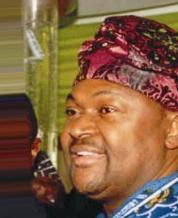
#> input picture Sheet08/data/task3/detect/face/000060.jpg, 178 x 218 px, given in place of palace.jpeg, which was not available
$ jupyter execute --allow-errors Sheet08.ipynb   (text cells are left out)
#> lines starting #> are read from the running program, lines starting #| are printed output that depends on the picture; after the words box and inside, x2 and y2 are one past the last pixel; in counts of white or black regions, pixels touching at a corner belong together; pictures that were not available may be replaced by others from this repository, and a replacement may not be noted
[cell 1]
import cv2 as cv
import numpy as np
import os
from sklearn.datasets import fetch_lfw_people
from sklearn.model_selection import train_test_split
from sklearn.decomposition import PCA
from sklearn.neighbors import KNeighborsClassifier
import matplotlib.pyplot as plt
from matplotlib.patches import Polygon
import pandas as pd

[cell 2]
DATA_DIR = '../data/task%s'

[cell 3]
# [50 lines left out: function decomposePCA, not called in this run]


def loadData(filename, skiprows=1):
    #return the data points
    return np.loadtxt(filename, skiprows=skiprows)


# [10 lines left out: function visualizeHands, not called in this run]


# task 1: training the statistical shape model
# return the trained model so you can use it in task 2
def task1(train_file='hands_aligned_train.txt'):

    trainfilePath = os.path.join(DATA_DIR%'1', train_file)
    print(trainfilePath)
    # train data of shape 112 x 39, where each row is a training data
    # first 56 of the 112 rows are x coords and the last 56 are y coords
    train = loadData(trainfilePath)
    xmax = train[:56].max()
    ymax = train[56:].max()

    mean, principle_components = decomposePCA(train, preservRatio=0.9)
    # visualize the mean
    _, ax = plt.subplots(1, 2, figsize=(10,5))
    visualizeHands(ax[0], mean, "Mean Hand", xmax, ymax)
    # principle components with reduced dimensionality
    visualizeHands(ax[1], np.real(principle_components.mean(axis=0)) + mean, "PC unweighted Hand", xmax, ymax)

    # now visualize weighted
    W = [-0.4, -0.2, 0.0, 0.2, 0.4]
    _, ax = plt.subplots(1, len(W), figsize=(30, 5))
    for i, w in enumerate(W):
        pc_weighted = np.real(principle_components).copy()
        pc_weighted[:20] = pc_weighted[:20] * w
        visualizeHands(ax[i], pc_weighted.mean(axis=0) + mean, f"PC0 weighted {w} Hand", xmax, ymax)
    return np.real(principle_components), mean

#> (the rest of this cell did not finish here and is left out)

[cell 4]
def icp():
    pass


#task2: performing inference on the test hand data using the trained shape model
# [13 lines left out: function task2, not called in this run]

#> (the rest of this cell did not finish here and is left out)

[cell 5]
def load_face_dataset(datapath="../data/sklearndataset"):
    #load dataset class lfw
#> in task4, image is the input picture: shape (218, 178, 3); mean B, G, R 66.4, 96.1, 130.3
    if os.path.exists(datapath) == False:
        os.mkdir(datapath)
    dataset = fetch_lfw_people(data_home=datapath)
    print("Dataset image shape is:", dataset.images.shape)
    dims = [dataset.images.shape[1], dataset.images.shape[2]]
    # create split 80% train 20% test
    X_train, X_test, y_train, y_test = train_test_split(
        dataset.data, dataset.target, test_size=0.2, shuffle=True)
    return X_train, X_test, y_train, y_test, dims

# [28 lines left out: functions load_face, plot_faces, not called in this run]

#> (a cell that did not finish here is left out)

[cell 7]
# [86 lines left out: functions reconstruction_MSE, task3, not called in this run]


#> (the rest of this cell did not finish here and is left out)

[cell 8]
#compute the structural tensor M, you can apply an opencv filters to calculate the gradients
def computeStructural(image):
    M = None
    # with the help of wikipedia it is a weighted convolution over the entries in the matrix [[IxIx, IxIy][IyIx, IyIy]]
    sobelx = cv.Sobel(image, cv.CV_64F, 1, 0, ksize=5)
    sobely = cv.Sobel(image, cv.CV_64F, 0, 1, ksize=5)
    IxIx = np.square(sobelx)
    IyIy = np.square(sobely)
    IxIy = sobelx * sobely
    kernel_size = 3
    weighted_kernel = np.ones((kernel_size, kernel_size)) * ( 1 / kernel_size**2)

    wIxIx = cv.filter2D(IxIx, ddepth=-1, kernel = weighted_kernel)
    wIxIy = cv.filter2D(IxIy, ddepth=-1, kernel = weighted_kernel)
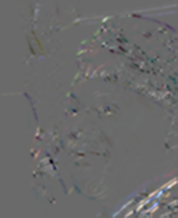
#> wIxIy: shape (218, 178, 3) float64; mean B, G, R 136222.6, 101412.3, 122151.8; drawn with min black and max white
    wIyIx = wIxIy.copy()
    wIyIy = cv.filter2D(IyIy, ddepth=-1, kernel = weighted_kernel)
    # output like the assignment describes it
    M = np.array([[wIxIx, wIxIy],[wIyIx, wIyIy]])
    return M


def detectorCornerHarris(image, M, responseThresh):
    # we have M so far. For harris corner we compute the smallest eigenvalue of the structure tensor
    # for that we approximate det(M) / tr(M)

    # determinant of 2x2 matrix of shape A = [[a, b][c, d]] = ad - b c
#> called with M = array of shape (2, 2, 218, 178, 3), responseThresh = 100
    wIxIx = M[0, 0, :, :, :]
    wIxIy = M[1, 0, :, :, :]
    wIyIx = wIxIy.copy()
    wIyIy = M[1, 1, :, :, :]
    det_M = wIxIx * wIyIy + wIxIy * wIyIx
    # trace M is diagonal of the matrix added
    k = 0.04 # from lecture
    ktrace_sq = k * (wIxIx + wIyIy)**2
    # corner response:
    R = det_M - ktrace_sq

    # threshold
    height, width, ch = R.shape
#> height = 218; width = 178; ch = 3
    for c in range(ch):
        mask = R[:, :, c] > responseThresh
        R[mask] = 1
#> this loop made 3 passes
#> pass 1, in detectorCornerHarris, `mask = R[:, :, c] > responseThresh`:
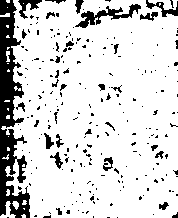
#> mask: shape (218, 178) bool; 84.2% white; 241 black regions (210 under 20 px), largest, box (x1, y1, x2, y2) and area: (0, 0, 30, 218) 3321, (75, 4, 141, 28) 492, (146, 0, 178, 17) 187

    _, ax = plt.subplots(1, 1, figsize=(20,10))
    ax.imshow(R)
    ax.set_title("Harris Corners")


def detectorCornerFoerstner(image, M, responseThresh):
    # similarly to harris corner we compute w and q with determinant and trace
#> called with M = array of shape (2, 2, 218, 178, 3), responseThresh = 100
    wIxIx = M[0, 0, :, :, :]
    wIxIy = M[1, 0, :, :, :]
    wIyIx = wIxIy.copy()
    wIyIy = M[1, 1, :, :, :]
    det_M = wIxIx * wIyIy + wIxIy * wIyIx
    trace = wIxIx + wIyIy
    # compute w weight
    w = det_M / (trace + 1e-16)
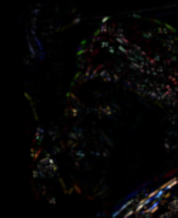
#> w: shape (218, 178, 3) float64; mean of channels 0, 1, 2 496702.9, 511092.9, 574868.7; drawn with min black and max white
    # compute q
    q = 4 * det_M / (trace**2 + 1e-16)
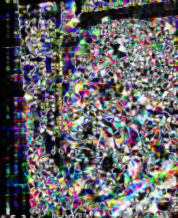
#> q: shape (218, 178, 3) float64; mean of channels 0, 1, 2 0.796, 0.777, 0.785; drawn with min black and max white

    height, width, ch = w.shape
#> height = 218; width = 178; ch = 3
    for c in range(ch):
        maskw = w[:, :, c] > responseThresh
        w[maskw] = 1
        maskq = q[:, :, c] > responseThresh
        q[maskq] = 1

    _, ax = plt.subplots(1, 3, figsize=(20,10))
    ax[0].imshow(w)
    ax[0].set_title("w")
    ax[1].imshow(q)
    ax[1].set_title("q")
    ax[2].imshow(q * w)
    ax[2].set_title("q * w")


# corner detectors: implement Harris corner detector and Förstner corner
def task4(imFile ='palace.jpeg'):
    image = cv.imread("../data/task4/palace.jpeg")

    #(a)
    M = computeStructural(image)

    responseThresh = 100
    #(b) apply Harris corner detector and visualize
    detectorCornerHarris(image, M, responseThresh)
    #(c) apply Foerstner corner detector and visualise
    detectorCornerFoerstner(image, M, responseThresh)

task4()
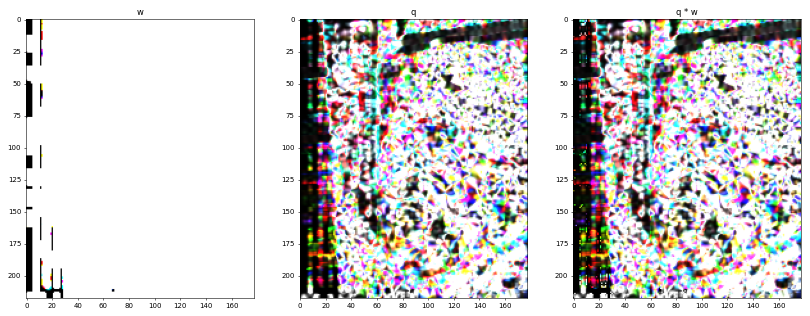
#> figure drawn by matplotlib, 3 panels

[cell 9]
# perform the matching using sift
def match(sift, image1, image2):
    # find the keypoints and descriptors with SIFT
    kp1, des1 = sift.detectAndCompute(image1, None)
    kp2, des2 = sift.detectAndCompute(image2, None)

    # BFMatcher with default params
    bf = cv.BFMatcher()
    matches = bf.knnMatch(des1,des2,k=2)
    # Apply ratio test
    ratio = 0.5
    good = []
    for m,n in matches:
        if m.distance < ratio * n.distance:
            good.append([m])

    # cv.drawMatchesKnn expects list of lists as matches.
    img3 = cv.drawMatchesKnn(image1, kp1, image2, kp2, good, None,flags=cv.DrawMatchesFlags_NOT_DRAW_SINGLE_POINTS)
    plt.imshow(img3)

def euclid_distance(des1, des2):
    return np.sqrt((des1 - des2)**2)

def rotateImage(image, rotAngle, dims):
    # to get the rotation matrix, you can use cv.getRotationMatrix2D
    rot_mat = cv.getRotationMatrix2D((int(dims[0]//2), int(dims[1]//2)), rotAngle, scale=1 )
    rotatedIm = cv.warpAffine(image, rot_mat, dims[::-1]) #fill in the missing parameters
    return rotatedIm

def translateImage(image, transl, dims):
    # to get the rotation matrix, you can use cv.getRotationMatrix2D
    trans_mat = np.array([
        [1, 0, transl[0]],
        [0, 1, transl[1]]
    ], dtype=np.float32)
    translatedIm = cv.warpAffine(image, trans_mat, dims[::-1]) #fill in the missing parameters
    return translatedIm

def scaleImage(image, scale_fac, dims):
    # to get the rotation matrix, you can use cv.getRotationMatrix2D
    scale_mat = np.array([
        [scale_fac[0], 0, 0],
        [0, scale_fac[1], 0]
    ], dtype=np.float32)
    scaledIm = cv.warpAffine(image, scale_mat, dims[::-1]) #fill in the missing parameters
    return scaledIm

#keypoint matching
def task5(datapath="../data/task5/castle.jpeg"):

#> called with datapath = '../data/task5/castle.jpeg'
    image = cv.imread(datapath)
    #you can use cv's implementation of SIFT
    sift = cv.SIFT_create()
    keypoints = sift.detect(image, None)
#> keypoints = 488 keypoints; strongest (x, y, size): (105, 44, 2.4), (104, 28, 2.4), (53, 156, 6.6), (35, 174, 2.2)
    out = None
    out = cv.drawKeypoints(image, keypoints, outImage=out)
    plt.imshow(out)

    dims = np.array([image.shape[0], image.shape[1]])
#> dims = [218, 178]
    print("Image dims: ", dims)
#| Image dims:  [218 178]
    # apply each of the following transformations and then perform matching
    # Please choose two values of your choice for each one
    rotAngles = [10, 40] # todo choose two values
    for rotAngle in rotAngles:
        rotatedIm = rotateImage(image, rotAngle, dims)
        _, ax = plt.subplots(1,1)
        ax.imshow(rotatedIm)
        match(sift, image, rotatedIm)
#> this loop made 2 passes
#> matches in match on passes 1 to 2: 488 matches, 488 matches
#> pass 1, in rotateImage, `rotatedIm = cv.warpAffine(image, rot_mat, dims[::-1])`:
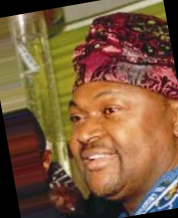
#> rotatedIm: shape (218, 178, 3); mean B, G, R 59.9, 88.7, 122.1
#> pass 2, in rotateImage (call 2), `rotatedIm = cv.warpAffine(image, rot_mat, dims[::-1])`:
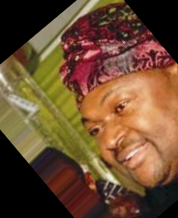
#> rotatedIm: shape (218, 178, 3); mean B, G, R 49.6, 76.5, 107.4
        #todo visualise using cv.drawMatches

    #do the same with a translation transformation
    translation = [30, 10]
    translatedIm = translateImage(image, translation, dims)
#> in translateImage, `translatedIm = cv.warpAffine(image, trans_mat, dims[::-1])`:
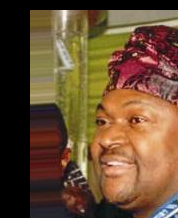
#> translatedIm: shape (218, 178, 3); mean B, G, R 51, 77.8, 106
    _, ax = plt.subplots(1,1)
    ax.imshow(translatedIm)
    match(sift, image, translatedIm)
#> in match (call 3), `kp2, des2 = sift.detectAndCompute(image2, None)`: kp2 = 373 keypoints; strongest (x, y, size): (64, 14, 6.7), (135, 54, 2.4), (134, 38, 2.4), (83, 166, 6.6)
#> after the loop in match (call 3), `for m,n in matches:`: good = 329 matches
#> in match (call 3), `img3 = cv.drawMatchesKnn(image1, kp1, image2, kp2, good, None,flags=cv..`:
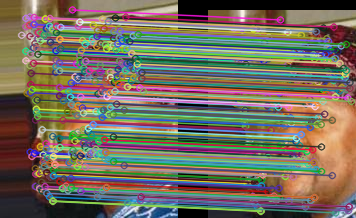
#> img3: shape (218, 356, 3); mean B, G, R 95.1, 109.2, 115.6

    #do the same with a scaling transformation
    scale = [0.1, 0.1]
    scaledIm = scaleImage(image, translation, dims)
#> in scaleImage, `scaledIm = cv.warpAffine(image, scale_mat, dims[::-1])`:
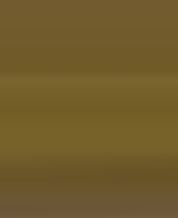
#> scaledIm: shape (218, 178, 3); mean B, G, R 43.5, 91.8, 113.2
    print(np.unique(scaledIm))
#| [ 37  38  39  40  41  42  43  44  45  46  47  48  49  50  51  52  53  54
#|   55  56  57  58  59  60  61  62  83  84  85  86  87  88  89  90  91  92
#|   93  94  95  96  97  98  99 100 101 104 105 106 107 108 109 110 111 112
#|  113 114 115 116 117 118 119 120 121 122]
    _, ax = plt.subplots(1,1)
    ax.imshow(scaledIm) # does not seem to work for whatever reason
    # match(sift, image, scaledIm)

task5()
#> figure, not shown here; B, G, R data is drawn as R, G, B
#> figure, not shown here; B, G, R data is drawn as R, G, B
#> figure, not shown here; B, G, R data is drawn as R, G, B

$ run again, on Sheet08/data/task3/detect/face/000074.jpg
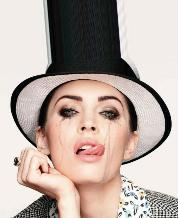
#> input picture Sheet08/data/task3/detect/face/000074.jpg, 178 x 218 px, given in place of palace.jpeg, which was not available
#> in task4, image is the input picture: shape (218, 178, 3); mean B, G, R 162.7, 170.2, 185
#> the loop in detectorCornerHarris, `for c in range(ch):` made 3 passes
#> pass 1, in detectorCornerHarris, `mask = R[:, :, c] > responseThresh`:
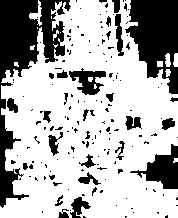
#> mask: shape (218, 178) bool; 69.3% white; 165 black regions (136 under 20 px), largest, box (x1, y1, x2, y2) and area: (0, 0, 71, 208) 4742, (125, 0, 178, 94) 3181, (130, 144, 178, 189) 983
#> `[cell 8] #compute the structural tensor M, you can apply an opencv fil..`:
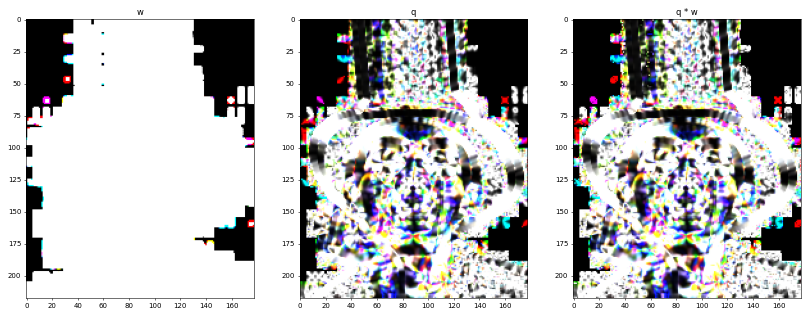
#> figure drawn by matplotlib, 3 panels
#> keypoints = ()

$ run again, on Sheet08/data/task3/detect/face/000134.jpg
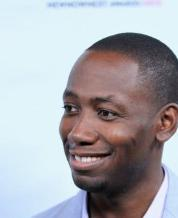
#> input picture Sheet08/data/task3/detect/face/000134.jpg, 178 x 218 px, given in place of palace.jpeg, which was not available
#> in task4, image is the input picture: shape (218, 178, 3); mean B, G, R 175.1, 169.1, 169
#> `[cell 8] #compute the structural tensor M, you can apply an opencv fil..`:
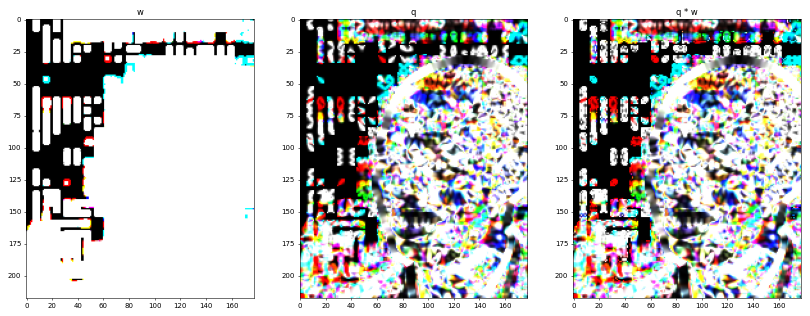
#> figure drawn by matplotlib, 3 panels
#> keypoints = ()
